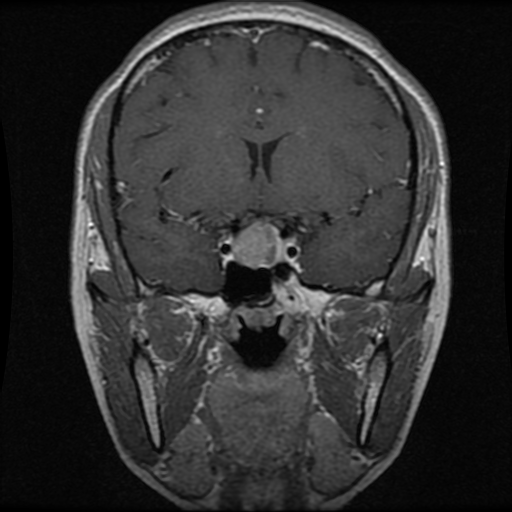
#> input picture output_kepek/3/1135_3.png, 512 x 512 px
$ jupyter execute --allow-errors extract.ipynb
#> lines starting #> are read from the running program, lines starting #| are printed output that depends on the picture
## Select classes from kepek to output_kepek

[cell 1]
import os
import shutil
import csv

# Bemeneti és kimeneti mappák
input_folder = 'kepek'
output_folder = 'output_kepek'
csv_file_path = 'kep_osztalyok.csv'

# Csak ezeket az osztályokat kezeljük
osztalyok = {'1', '2', '3'}

# Kimeneti almappák létrehozása
for osztaly in osztalyok:
    os.makedirs(os.path.join(output_folder, osztaly), exist_ok=True)

# CSV sorok ide kerülnek
csv_rows = [('class', 'path')]

# Fájlok feldolgozása
for filename in os.listdir(input_folder):
    if filename.endswith('.png'):
        try:
            # Feltételezett fájlnév formátum: nev_osztaly.png
            class_part = filename.rsplit('_', 1)[-1].split('.')[0]
            if class_part in osztalyok:
                src = os.path.join(input_folder, filename)
                dst = os.path.join(output_folder, class_part, filename)
                shutil.copy(src, dst)

                # CSV-be relatív elérési útvonalat írunk
                relative_path = os.path.join(output_folder, class_part, filename)
                csv_rows.append((class_part, relative_path))
            else:
                print(f"Kihagyva (ismeretlen osztály): {filename}")
        except Exception as e:
            print(f"Hiba: {filename} – {e}")

# CSV fájl mentése
with open(csv_file_path, mode='w', newline='', encoding='utf-8') as f:
    writer = csv.writer(f)
    writer.writerows(csv_rows)

print(f"CSV fájl elkészült: {csv_file_path}")

[cell 2]
import cv2
import csv
import os

# Célméret
target_size = (224, 224)

# Center crop + resize függvény OpenCV-vel
def center_crop_and_resize_cv2(image_path, target_size):
#> called with image_path = 'output_kepek/3/1135_3.png', target_size = (224, 224)
    img = cv2.imread(image_path)
#> img is the input picture: shape (512, 512, 3); min 0, max 255, mean 48.6
    if img is None:
        raise ValueError(f"A kép nem olvasható: {image_path}")

    height, width = img.shape[:2]
#> height = 512; width = 512
    min_side = min(height, width)
#> min_side = 512

    # Vágás koordinátái
    top = (height - min_side) // 2
#> top = 0
    left = (width - min_side) // 2
#> left = 0
    cropped_img = img[top:top+min_side, left:left+min_side]

    # Átméretezés
    resized_img = cv2.resize(cropped_img, target_size)

    # Mentés az eredeti helyre
    cv2.imwrite(image_path, resized_img)

# CSV beolvasás és képfeldolgozás
csv_file_path = 'kep_osztalyok.csv'

with open(csv_file_path, mode='r', encoding='utf-8') as f:
    reader = csv.reader(f)
    next(reader)  # fejléc átugrása

    for row in reader:
        class_label, image_path = row
        try:
            center_crop_and_resize_cv2(image_path, target_size)
        except Exception as e:
            print(f"Hiba: {image_path} – {e}")

## HOG

[cell 3]
import cv2
import numpy as np
import matplotlib.pyplot as plt

def preprocess_image(image_path):
    # 1. Kép beolvasása szürkeárnyalatosként
    img = cv2.imread(image_path, cv2.IMREAD_GRAYSCALE)

    # 2. CLAHE kontrasztjavítás
    clahe = cv2.createCLAHE(clipLimit=2.0, tileGridSize=(8,8))
    img_clahe = clahe.apply(img)

    # 3. HOG-deszkriptor
    hog = cv2.HOGDescriptor()
    h = hog.compute(img_clahe)

    # Opció: visszaalakíthatod képformába, ha HOG vizualizáció is kell
    return h  # ez a feature vector

# Használat
#> (the rest of this cell did not finish here and is left out)

[cell 4]
import cv2
import csv
import numpy as np
import os

# CSV bemenet útvonala
input_csv = 'kep_osztalyok.csv'
# HOG jellemzők kimeneti CSV
output_csv = 'hog_features.csv'

# HOG inicializálása explicit paraméterekkel
winSize = (64, 128)
blockSize = (16, 16)
blockStride = (8, 8)
cellSize = (8, 8)
nbins = 9
hog = cv2.HOGDescriptor(winSize, blockSize, blockStride, cellSize, nbins)

# Kimeneti CSV fájl írása
with open(input_csv, mode='r', encoding='utf-8') as infile, open(output_csv, mode='w', newline='', encoding='utf-8') as outfile:
    reader = csv.reader(infile)
    writer = csv.writer(outfile, delimiter=',', quotechar='"', quoting=csv.QUOTE_MINIMAL)

    # Fejléc létrehozása: osztály, elérési útvonal, és a HOG jellemzők
    next(reader)  # Fejléc átugrása
    feature_length = len(hog.compute(cv2.resize(np.zeros((64, 64), dtype=np.uint8), (64, 128))))  # Eltávolítottuk a felesleges zárójelet
    print(f"Várt jellemzőhossz: {feature_length}")
    header = ['class', 'image_path'] + [f'feature_{i}' for i in range(feature_length)]
    writer.writerow(header)

    for row in reader:
        label, image_path = row
        label = label.replace(',', '_').replace('\n', '')
        image_path = image_path.replace(',', '_').replace('\n', '')

        try:
            # Ellenőrizzük, hogy a kép létezik-e
            if not os.path.exists(image_path):
                print(f"Nem létező kép: {image_path}")
                continue

            # Kép beolvasása szürkeárnyalatosként
            img = cv2.imread(image_path, cv2.IMREAD_GRAYSCALE)
#> img: shape (224, 224); min 0, max 248, mean 48.5
            if img is None:
                print(f"Nem olvasható kép: {image_path}")
                continue

            # HOG-hoz ajánlott méret: 64x128
            resized_img = cv2.resize(img, (64, 128))
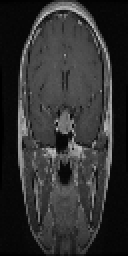
#> resized_img: shape (128, 64) (shown 2 times larger); min 0, max 195, mean 48.5
            if resized_img.shape != (128, 64):
                print(f"Hibás képméret: {image_path}, shape: {resized_img.shape}")
                continue

            # HOG jellemzők kinyerése
            features = hog.compute(resized_img)
#> features = 3780 values, max 0.444 at index 3291, min 0.000406 at index 255, mean 0.136
            if len(features) != feature_length:
                print(f"Hibás HOG jellemzőhossz: {image_path}, várt: {feature_length}, kapott: {len(features)}")
                continue

            # A HOG jellemzők lapítása és ellenőrzés
            features_flat = features.flatten().tolist()
#> features_flat has the same summary as features

            # Kiírás a CSV fájlba: minden egyes jellemző külön oszlopban
            row_data = [label, image_path] + features_flat
#> row_data = 3782 items, first 6: '3', 'output_kepek/3/1135_3.png', 0.139, 0.0825, 0.16, 0.186

            # Loggoljuk a kiírt adatokat, hogy ellenőrizzük a formátumot
            print(f"Kiírt sor: {row_data[:10]}... (több jellemző)")  # Csak az első 10 jellemzőt írjuk ki
#> (printed output is left out)

            writer.writerow(row_data)
            outfile.flush()

        except Exception as e:
            print(f"Hiba a kép feldolgozásakor: {image_path} – {e}")

## ORB

[cell 5]
import cv2
import csv
import numpy as np
import os

# CSV bemenet útvonala
input_csv = 'kep_osztalyok.csv'
# ORB jellemzők kimeneti CSV
output_csv = 'orb_features.csv'

# ORB inicializálása
orb = cv2.ORB_create(nfeatures=500)  # A nfeatures paraméter a maximális detektálható kulcspontok száma

# Kimeneti CSV fájl írása
with open(input_csv, mode='r', encoding='utf-8') as infile, open(output_csv, mode='w', newline='', encoding='utf-8') as outfile:
    reader = csv.reader(infile)
    writer = csv.writer(outfile, delimiter=',', quotechar='"', quoting=csv.QUOTE_MINIMAL)

    # Fejléc létrehozása: osztály, elérési útvonal, és az ORB jellemzők
    next(reader)  # Fejléc átugrása
    header = ['class', 'image_path', 'keypoints_coordinates']  # A kulcspontok koordinátái
    writer.writerow(header)

    for row in reader:
        label, image_path = row
        label = label.replace(',', '_').replace('\n', '')
        image_path = image_path.replace(',', '_').replace('\n', '')

        try:
            # Ellenőrizzük, hogy a kép létezik-e
            if not os.path.exists(image_path):
                print(f"Nem létező kép: {image_path}")
                continue

            # Kép beolvasása szürkeárnyalatosként
            img = cv2.imread(image_path, cv2.IMREAD_GRAYSCALE)
            if img is None:
                print(f"Nem olvasható kép: {image_path}")
                continue

            # Kulcspontok és leírók kinyerése ORB segítségével
            keypoints, descriptors = orb.detectAndCompute(img, None)
#> keypoints = 422 keypoints; strongest (x, y, size): (100, 112, 31), (98, 112, 31), (98, 114, 31), (126, 110, 31)

            # Jellemzők kiírása a CSV-be
            keypoints_coordinates = [(kp.pt[0], kp.pt[1]) for kp in keypoints]  # X, Y koordináták
#> keypoints_coordinates = 422 pairs, first value 37.2 to 190, second value 72.58 to 177
            keypoints_coordinates_str = [f"({x}, {y})" for x, y in keypoints_coordinates]  # Formázott string lista
#> keypoints_coordinates_str = 422 items, first 6: '(144.0, 137.0)', '(130.0, 109.0)', '(96.0, 106.0)', '(127.0, 113.0)', '(184.0, 113.0)', '(41.0, 104.0)'

            # Sor beírása a CSV-be: osztály, elérési út, kulcspontok koordinátái
            writer.writerow([label, image_path, '; '.join(keypoints_coordinates_str)])
            outfile.flush()

        except Exception as e:
            print(f"Hiba a kép feldolgozásakor: {image_path} – {e}")

## SIFT

[cell 6]
import cv2
import csv
import numpy as np
import os

# CSV bemenet és kimenet útvonalai
input_csv = 'kep_osztalyok.csv'
output_csv = 'sift_features.csv'
descriptor_dir = 'sift_descriptors'  # Könyvtár a deskriptorok mentéséhez

# SIFT inicializálása
sift = cv2.SIFT_create()

# Deskriptor könyvtár létrehozása, ha nem létezik
if not os.path.exists(descriptor_dir):
    os.makedirs(descriptor_dir)

# CSV fájl beolvasása és feldolgozása
with open(input_csv, mode='r', encoding='utf-8') as infile, open(output_csv, mode='w', newline='', encoding='utf-8') as outfile:
    reader = csv.reader(infile)
    writer = csv.writer(outfile, delimiter=',', quotechar='"', quoting=csv.QUOTE_MINIMAL)

    # Fejléc
    next(reader)  # Bemeneti fejléc kihagyása
    header = ['class', 'image_path', 'num_keypoints', 'descriptor_file']
    writer.writerow(header)

    for row in reader:
        label, image_path = row
        label = label.strip()
        image_path = image_path.strip()

        try:
            # Ellenőrizzük, hogy a kép létezik-e
            if not os.path.exists(image_path):
                print(f"Nem létező kép: {image_path}")
                continue

            # Kép beolvasása szürkeárnyalatosként
            img = cv2.imread(image_path, cv2.IMREAD_GRAYSCALE)
            if img is None:
                print(f"Nem olvasható kép: {image_path}")
                continue

            # SIFT kulcspontok és deskriptorok kinyerése
            keypoints, descriptors = sift.detectAndCompute(img, None)
#> keypoints = 285 keypoints; strongest (x, y, size): (100, 113, 2.6), (127, 110, 2.6), (99, 109, 2.7), (94, 134, 6.2)

            # Kulcspontok számának ellenőrzése
            num_keypoints = len(keypoints) if keypoints is not None else 0
#> num_keypoints = 285
            descriptor_file = ''

            # Deskriptorok mentése külön .npy fájlba, ha vannak
            if descriptors is not None and num_keypoints > 0:
                # Fájlnév generálása: kép neve alapján, egyedi azonosítóval
                base_name = os.path.splitext(os.path.basename(image_path))[0]
                descriptor_file = os.path.join(descriptor_dir, f"{base_name}_sift.npy")
                np.save(descriptor_file, descriptors)
            else:
                print(f"Nem találhatóak kulcspontok: {image_path}")

            # Sor írása a CSV-be
            writer.writerow([label, image_path, num_keypoints, descriptor_file])

        except Exception as e:
            print(f"Hiba a kép feldolgozásakor: {image_path} – {e}")


$ run again, on output_kepek/3/1205_3.png
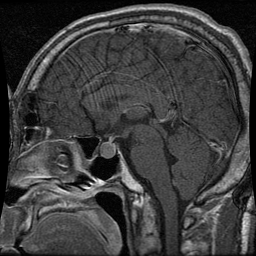
#> input picture output_kepek/3/1205_3.png, 256 x 256 px
#> in center_crop_and_resize_cv2, img is the input picture: shape (256, 256, 3); min 0, max 255, mean 61
#> img: shape (224, 224)
#> `resized_img = cv2.resize(img, (64, 128))`:
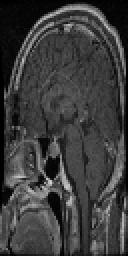
#> resized_img: shape (128, 64) (shown 2 times larger); min 0, max 210, mean 60.8
#> features = 3780 values, max 0.462 at index 560, min 0.00121 at index 1645, mean 0.143
#> features_flat has the same summary as features
#> row_data = 3782 items, first 6: '3', 'output_kepek/3/1205_3.png', 0.165, 0.115, 0.19, 0.218
#> (printed output is left out)
#> `keypoints, descriptors = orb.detectAndCompute(img, None)`: keypoints = 388 keypoints; strongest (x, y, size): (79, 160, 31), (90, 159, 31), (77, 161, 31), (81, 158, 31)
#> keypoints_coordinates = 388 pairs, first value 31 to 191, second value 33 to 192
#> keypoints_coordinates_str = 388 items, first 6: '(105.0, 149.0)', '(107.0, 158.0)', '(50.0, 159.0)', '(90.0, 159.0)', '(187.0, 126.0)', '(78.0, 142.0)'
#> `keypoints, descriptors = sift.detectAndCompute(img, None)`: keypoints = 532 keypoints; strongest (x, y, size): (88, 159, 3.9), (32, 112, 2.2), (118, 162, 6.3), (90, 13, 2.9)
#> num_keypoints = 532

$ run again, on output_kepek/3/1218_3.png
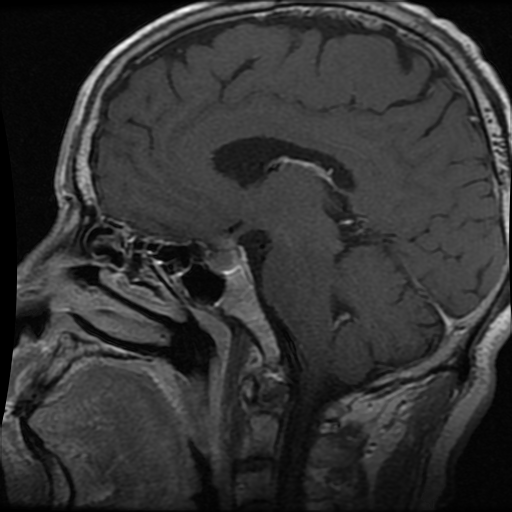
#> input picture output_kepek/3/1218_3.png, 512 x 512 px
#> in center_crop_and_resize_cv2, img is the input picture: shape (512, 512, 3); min 0, max 255, mean 51.2
#> img: shape (224, 224)
#> `resized_img = cv2.resize(img, (64, 128))`:
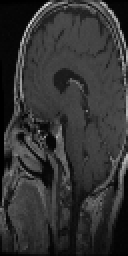
#> resized_img: shape (128, 64) (shown 2 times larger); min 0, max 224, mean 51.3
#> features = 3780 values, max 0.466 at index 27, min 0.000546 at index 3259, mean 0.142
#> features_flat has the same summary as features
#> row_data = 3782 items, first 6: '3', 'output_kepek/3/1218_3.png', 0.0292, 0.0486, 0.0493, 0.0963
#> (printed output is left out)
#> `keypoints, descriptors = orb.detectAndCompute(img, None)`: keypoints = 377 keypoints; strongest (x, y, size): (69, 114, 31), (69, 112, 31), (72, 117, 31), (67, 117, 31)
#> keypoints_coordinates = 377 pairs, first value 31 to 187, second value 68.43 to 186
#> keypoints_coordinates_str = 377 items, first 6: '(100.0, 122.0)', '(57.0, 123.0)', '(98.0, 122.0)', '(59.0, 122.0)', '(80.0, 121.0)', '(51.0, 120.0)'
#> `keypoints, descriptors = sift.detectAndCompute(img, None)`: keypoints = 338 keypoints; strongest (x, y, size): (65, 12, 2.2), (46, 27, 2.4), (43, 30, 2.6), (203, 17, 3.5)
#> num_keypoints = 338

$ run again, on output_kepek/1/121_1.png
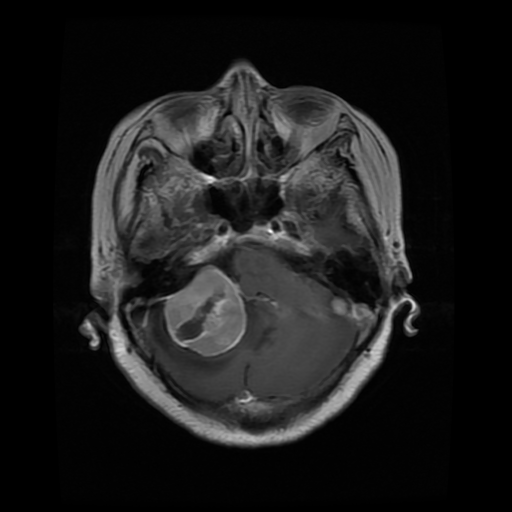
#> input picture output_kepek/1/121_1.png, 512 x 512 px
#> in center_crop_and_resize_cv2, img is the input picture: shape (512, 512, 3); min 0, max 255, mean 27.7
#> img: shape (224, 224)
#> `resized_img = cv2.resize(img, (64, 128))`:
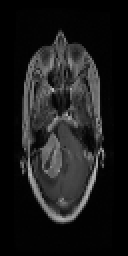
#> resized_img: shape (128, 64) (shown 2 times larger); min 0, max 188, mean 27.5
#> features = 3780 values, max 0.512 at index 1032, min 0 at index 5, mean 0.124
#> features_flat has the same summary as features
#> row_data = 3782 items, first 6: '1', 'output_kepek/1/121_1.png', 0.162, 0.06, 0.0963, 0.058
#> (printed output is left out)
#> `keypoints, descriptors = orb.detectAndCompute(img, None)`: keypoints = 409 keypoints; strongest (x, y, size): (178, 133, 37.2), (177, 130, 31), (181, 133, 31), (178, 130, 37.2)
#> keypoints_coordinates = 409 pairs, first value 35 to 181.2, second value 32 to 175.7
#> keypoints_coordinates_str = 409 items, first 6: '(172.0, 110.0)', '(120.0, 79.0)', '(173.0, 130.0)', '(172.0, 138.0)', '(92.0, 82.0)', '(35.0, 143.0)'
#> `keypoints, descriptors = sift.detectAndCompute(img, None)`: keypoints = 233 keypoints; strongest (x, y, size): (92, 78, 2.6), (181, 133, 2), (41, 150, 2.6), (52, 152, 5.2)
#> num_keypoints = 233
